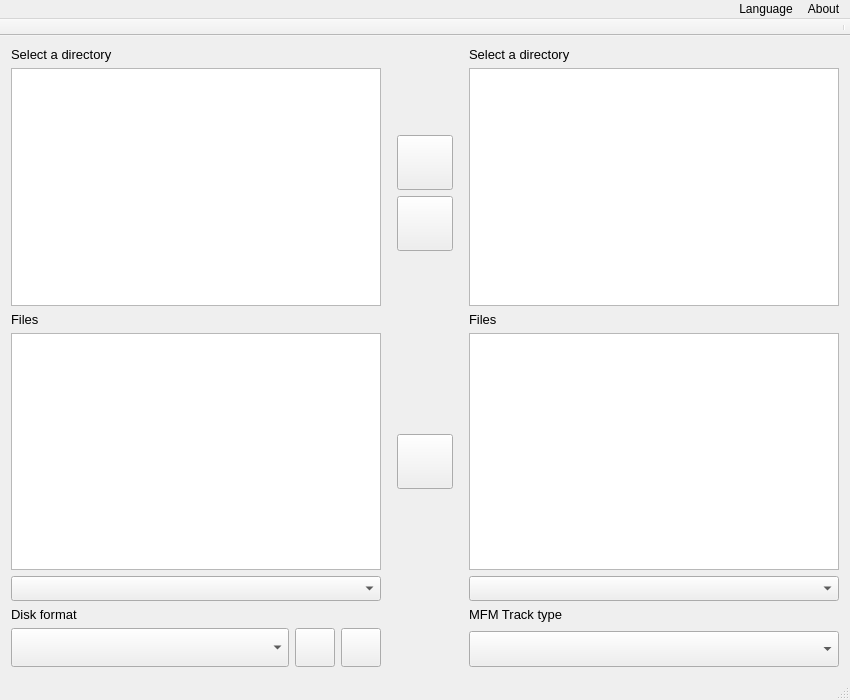
<?xml version="1.0" encoding="UTF-8"?>
<ui version="4.0">
 <class>MainWindow</class>
 <widget class="QMainWindow" name="MainWindow">
  <property name="geometry">
   <rect>
    <x>0</x>
    <y>0</y>
    <width>850</width>
    <height>700</height>
   </rect>
  </property>
  <property name="font">
   <font>
    <family>MS Shell Dlg 2</family>
   </font>
  </property>
  <property name="windowTitle">
   <string>MFM Tools</string>
  </property>
  <property name="windowIcon">
   <iconset>
    <normalon>:/icons/libs/icons/5floppy_mount_32x32.png</normalon>
   </iconset>
  </property>
  <widget class="QWidget" name="centralWidget">
   <property name="sizePolicy">
    <sizepolicy hsizetype="Preferred" vsizetype="Preferred">
     <horstretch>0</horstretch>
     <verstretch>0</verstretch>
    </sizepolicy>
   </property>
   <layout class="QHBoxLayout" name="horizontalLayout">
    <item>
     <layout class="QVBoxLayout" name="verticalLayout_3">
      <item>
       <widget class="QLabel" name="label_3">
        <property name="font">
         <font>
          <family>Arial</family>
          <pointsize>10</pointsize>
          <weight>50</weight>
          <bold>false</bold>
          <stylestrategy>PreferDefault</stylestrategy>
         </font>
        </property>
        <property name="text">
         <string>Select a directory</string>
        </property>
       </widget>
      </item>
      <item>
       <widget class="QTreeView" name="leftDirs"/>
      </item>
      <item>
       <widget class="QLabel" name="label">
        <property name="font">
         <font>
          <family>Arial</family>
          <pointsize>10</pointsize>
          <weight>50</weight>
          <bold>false</bold>
          <stylestrategy>PreferDefault</stylestrategy>
          <kerning>true</kerning>
         </font>
        </property>
        <property name="text">
         <string>Files</string>
        </property>
       </widget>
      </item>
      <item>
       <widget class="QTreeView" name="leftFiles">
        <property name="selectionMode">
         <enum>QAbstractItemView::ExtendedSelection</enum>
        </property>
        <property name="allColumnsShowFocus">
         <bool>true</bool>
        </property>
       </widget>
      </item>
      <item>
       <widget class="QComboBox" name="leftFilesFilter">
        <property name="sizePolicy">
         <sizepolicy hsizetype="Preferred" vsizetype="Fixed">
          <horstretch>0</horstretch>
          <verstretch>40</verstretch>
         </sizepolicy>
        </property>
        <property name="minimumSize">
         <size>
          <width>0</width>
          <height>25</height>
         </size>
        </property>
        <property name="font">
         <font>
          <pointsize>10</pointsize>
         </font>
        </property>
       </widget>
      </item>
      <item>
       <widget class="QLabel" name="label_5">
        <property name="font">
         <font>
          <family>Arial</family>
          <pointsize>10</pointsize>
         </font>
        </property>
        <property name="text">
         <string>Disk format</string>
        </property>
       </widget>
      </item>
      <item>
       <layout class="QHBoxLayout" name="horizontalLayout_3">
        <property name="topMargin">
         <number>0</number>
        </property>
        <property name="rightMargin">
         <number>0</number>
        </property>
        <item>
         <widget class="QComboBox" name="leftFormatCombo">
          <property name="sizePolicy">
           <sizepolicy hsizetype="Preferred" vsizetype="Preferred">
            <horstretch>0</horstretch>
            <verstretch>0</verstretch>
           </sizepolicy>
          </property>
          <property name="font">
           <font>
            <pointsize>10</pointsize>
           </font>
          </property>
         </widget>
        </item>
        <item>
         <widget class="QToolButton" name="toolButton_2">
          <property name="toolTip">
           <string>Format info</string>
          </property>
          <property name="text">
           <string/>
          </property>
          <property name="icon">
           <iconset>
            <normalon>:/icons/libs/icons/messagebox_info.png</normalon>
           </iconset>
          </property>
          <property name="iconSize">
           <size>
            <width>32</width>
            <height>32</height>
           </size>
          </property>
         </widget>
        </item>
        <item>
         <widget class="QToolButton" name="AnalyzeBtn">
          <property name="toolTip">
           <string>Detect</string>
          </property>
          <property name="text">
           <string/>
          </property>
          <property name="icon">
           <iconset>
            <normalon>:/icons/libs/icons/cache.png</normalon>
           </iconset>
          </property>
          <property name="iconSize">
           <size>
            <width>32</width>
            <height>32</height>
           </size>
          </property>
         </widget>
        </item>
       </layout>
      </item>
     </layout>
    </item>
    <item>
     <layout class="QVBoxLayout" name="verticalLayout_2">
      <property name="leftMargin">
       <number>10</number>
      </property>
      <property name="rightMargin">
       <number>10</number>
      </property>
      <item>
       <spacer name="verticalSpacer">
        <property name="orientation">
         <enum>Qt::Vertical</enum>
        </property>
        <property name="sizeHint" stdset="0">
         <size>
          <width>20</width>
          <height>40</height>
         </size>
        </property>
       </spacer>
      </item>
      <item>
       <widget class="QToolButton" name="btn_dir_left_to_right">
        <property name="toolTip">
         <string>left to right</string>
        </property>
        <property name="text">
         <string/>
        </property>
        <property name="icon">
         <iconset>
          <normalon>:/icons/libs/icons/2rightarrow.png</normalon>
         </iconset>
        </property>
        <property name="iconSize">
         <size>
          <width>48</width>
          <height>48</height>
         </size>
        </property>
       </widget>
      </item>
      <item>
       <widget class="QToolButton" name="btn_dir_right_to_left">
        <property name="toolTip">
         <string>right to left</string>
        </property>
        <property name="text">
         <string/>
        </property>
        <property name="icon">
         <iconset>
          <normalon>:/icons/libs/icons/2leftarrow.png</normalon>
         </iconset>
        </property>
        <property name="iconSize">
         <size>
          <width>48</width>
          <height>48</height>
         </size>
        </property>
       </widget>
      </item>
      <item>
       <spacer name="verticalSpacer_3">
        <property name="orientation">
         <enum>Qt::Vertical</enum>
        </property>
        <property name="sizeHint" stdset="0">
         <size>
          <width>20</width>
          <height>40</height>
         </size>
        </property>
       </spacer>
      </item>
      <item>
       <spacer name="verticalSpacer_4">
        <property name="orientation">
         <enum>Qt::Vertical</enum>
        </property>
        <property name="sizeHint" stdset="0">
         <size>
          <width>20</width>
          <height>40</height>
         </size>
        </property>
       </spacer>
      </item>
      <item>
       <widget class="QToolButton" name="btn_convert_left_to_right">
        <property name="toolTip">
         <string>Convert</string>
        </property>
        <property name="text">
         <string/>
        </property>
        <property name="icon">
         <iconset>
          <normalon>:/icons/libs/icons/5floppy_mount.png</normalon>
         </iconset>
        </property>
        <property name="iconSize">
         <size>
          <width>48</width>
          <height>48</height>
         </size>
        </property>
       </widget>
      </item>
      <item>
       <spacer name="verticalSpacer_2">
        <property name="orientation">
         <enum>Qt::Vertical</enum>
        </property>
        <property name="sizeHint" stdset="0">
         <size>
          <width>20</width>
          <height>40</height>
         </size>
        </property>
       </spacer>
      </item>
      <item>
       <spacer name="verticalSpacer_5">
        <property name="orientation">
         <enum>Qt::Vertical</enum>
        </property>
        <property name="sizeType">
         <enum>QSizePolicy::Fixed</enum>
        </property>
        <property name="sizeHint" stdset="0">
         <size>
          <width>20</width>
          <height>90</height>
         </size>
        </property>
       </spacer>
      </item>
     </layout>
    </item>
    <item>
     <layout class="QVBoxLayout" name="verticalLayout">
      <property name="rightMargin">
       <number>0</number>
      </property>
      <item>
       <widget class="QLabel" name="label_4">
        <property name="font">
         <font>
          <family>Arial</family>
          <pointsize>10</pointsize>
          <weight>50</weight>
          <bold>false</bold>
          <stylestrategy>PreferDefault</stylestrategy>
         </font>
        </property>
        <property name="text">
         <string>Select a directory</string>
        </property>
       </widget>
      </item>
      <item>
       <widget class="QTreeView" name="rightDirs"/>
      </item>
      <item>
       <widget class="QLabel" name="label_2">
        <property name="font">
         <font>
          <family>Arial</family>
          <pointsize>10</pointsize>
          <weight>50</weight>
          <bold>false</bold>
          <stylestrategy>PreferDefault</stylestrategy>
         </font>
        </property>
        <property name="text">
         <string>Files</string>
        </property>
       </widget>
      </item>
      <item>
       <widget class="QTreeView" name="rightFiles"/>
      </item>
      <item>
       <widget class="QComboBox" name="rightFilesFilter">
        <property name="minimumSize">
         <size>
          <width>0</width>
          <height>25</height>
         </size>
        </property>
        <property name="font">
         <font>
          <pointsize>10</pointsize>
         </font>
        </property>
       </widget>
      </item>
      <item>
       <widget class="QLabel" name="rightFormatLabel">
        <property name="font">
         <font>
          <family>Arial</family>
          <pointsize>10</pointsize>
         </font>
        </property>
        <property name="text">
         <string>MFM Track type</string>
        </property>
       </widget>
      </item>
      <item>
       <layout class="QHBoxLayout" name="horizontalLayout_2">
        <property name="topMargin">
         <number>3</number>
        </property>
        <item>
         <widget class="QComboBox" name="rightFormatCombo">
          <property name="minimumSize">
           <size>
            <width>0</width>
            <height>36</height>
           </size>
          </property>
          <property name="font">
           <font>
            <pointsize>10</pointsize>
           </font>
          </property>
         </widget>
        </item>
       </layout>
      </item>
     </layout>
    </item>
   </layout>
  </widget>
  <widget class="QMenuBar" name="menuBar">
   <property name="geometry">
    <rect>
     <x>0</x>
     <y>0</y>
     <width>850</width>
     <height>22</height>
    </rect>
   </property>
   <property name="baseSize">
    <size>
     <width>0</width>
     <height>0</height>
    </size>
   </property>
   <property name="layoutDirection">
    <enum>Qt::RightToLeft</enum>
   </property>
   <widget class="QMenu" name="menuLanguage">
    <property name="baseSize">
     <size>
      <width>0</width>
      <height>0</height>
     </size>
    </property>
    <property name="layoutDirection">
     <enum>Qt::LeftToRight</enum>
    </property>
    <property name="title">
     <string>Language</string>
    </property>
   </widget>
   <widget class="QMenu" name="menuAbout">
    <property name="font">
     <font>
      <kerning>false</kerning>
     </font>
    </property>
    <property name="title">
     <string>About</string>
    </property>
    <property name="icon">
     <iconset>
      <normalon>:/icons/libs/icons/help.png</normalon>
     </iconset>
    </property>
    <addaction name="actionAbout"/>
   </widget>
   <addaction name="menuAbout"/>
   <addaction name="menuLanguage"/>
  </widget>
  <widget class="QToolBar" name="mainToolBar">
   <property name="layoutDirection">
    <enum>Qt::RightToLeft</enum>
   </property>
   <property name="movable">
    <bool>false</bool>
   </property>
   <property name="iconSize">
    <size>
     <width>22</width>
     <height>22</height>
    </size>
   </property>
   <property name="floatable">
    <bool>false</bool>
   </property>
   <attribute name="toolBarArea">
    <enum>TopToolBarArea</enum>
   </attribute>
   <attribute name="toolBarBreak">
    <bool>false</bool>
   </attribute>
   <addaction name="separator"/>
  </widget>
  <widget class="QStatusBar" name="statusBar"/>
  <action name="actionAbout">
   <property name="text">
    <string>About</string>
   </property>
  </action>
 </widget>
 <layoutdefault spacing="6" margin="11"/>
 <resources/>
 <connections/>
</ui>
